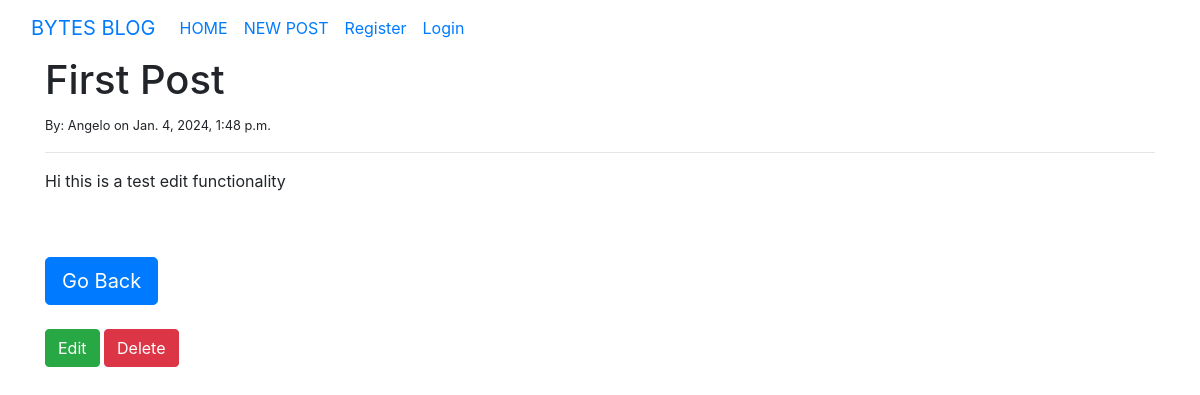
The app's page /article/1/ with its own data.
### blogapp/models.py (models this page shows, shortened)
class Post(models.Model):
    title = models.CharField(max_length=1000)
    author = models.ForeignKey(User,on_delete = models.CASCADE)
    body = models.TextField()
    date_posted = models.DateTimeField(auto_now_add=True)
    post_date = models.DateTimeField(auto_now_add=True)
    class Meta:
        ordering = ("title",)

### blogapp/views.py (the view)
# urls.py: path('article/<int:pk>/', article_detail.as_view(), name='article-details'),
class article_detail(DetailView):
    model = Post
    template_name = 'article-details.html'

### blogapp/templates/article-details.html (shortened to what this page needs)
{% extends 'base.html' %}
{% block content %}
<article>
    <h1>{{post.title}}</h1>
    <small>By: {{post.author}}
        on {{post.post_date}}</small><br/>
    <hr>
    <p>{{post.body}}</p>
    <br/><br/>
</article>
<a href="{% url 'home' %}" class="btn btn-primary btn-lg">Go Back</a>
<br></br>
<a href="{% url 'edit-post' post.pk %}" class="btn btn-success">Edit</a>
<a href="{% url 'delete-post' post.pk %}" class="btn btn-danger">Delete</a></a>
{% endblock %}

### records on screen
Post: title "First Post", author "Angelo", post_date "Jan. 4, 2024, 1:48 p.m.", body "Hi this is a test edit functionality"
